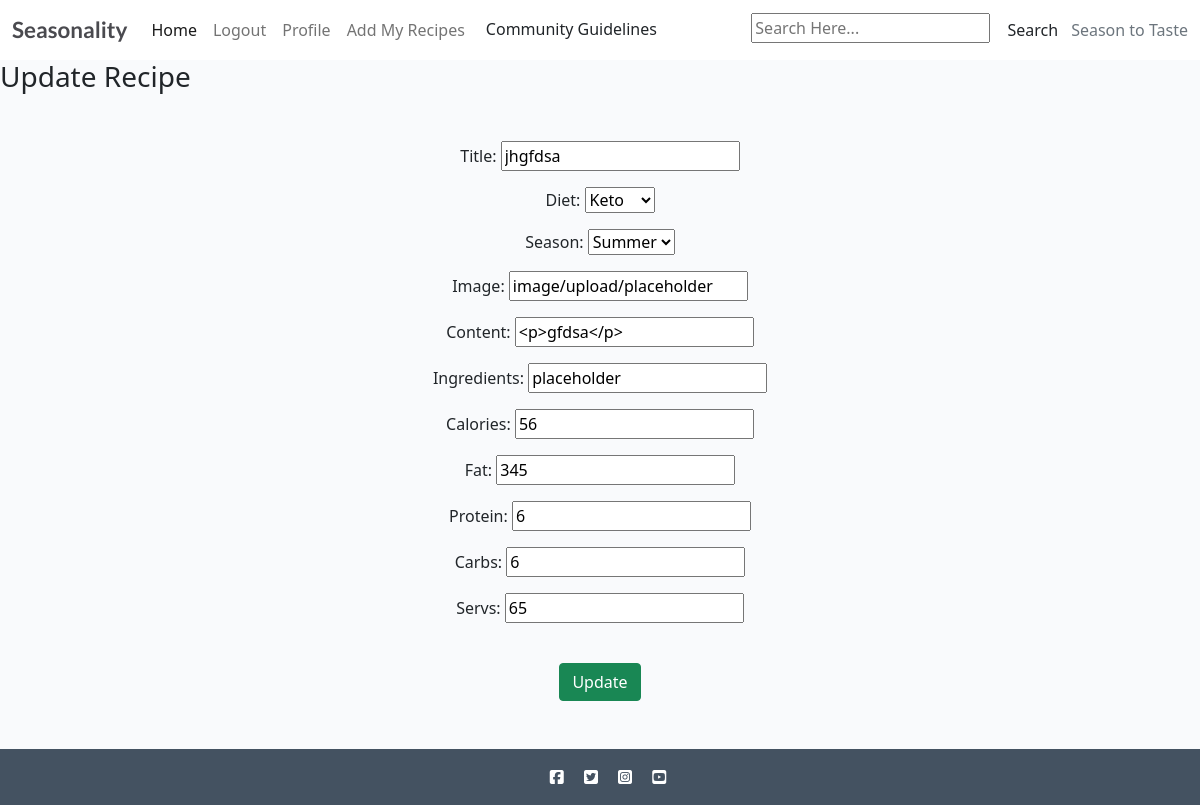
The app's page /recipebook/update_recipe/3/ (signed in), older data.
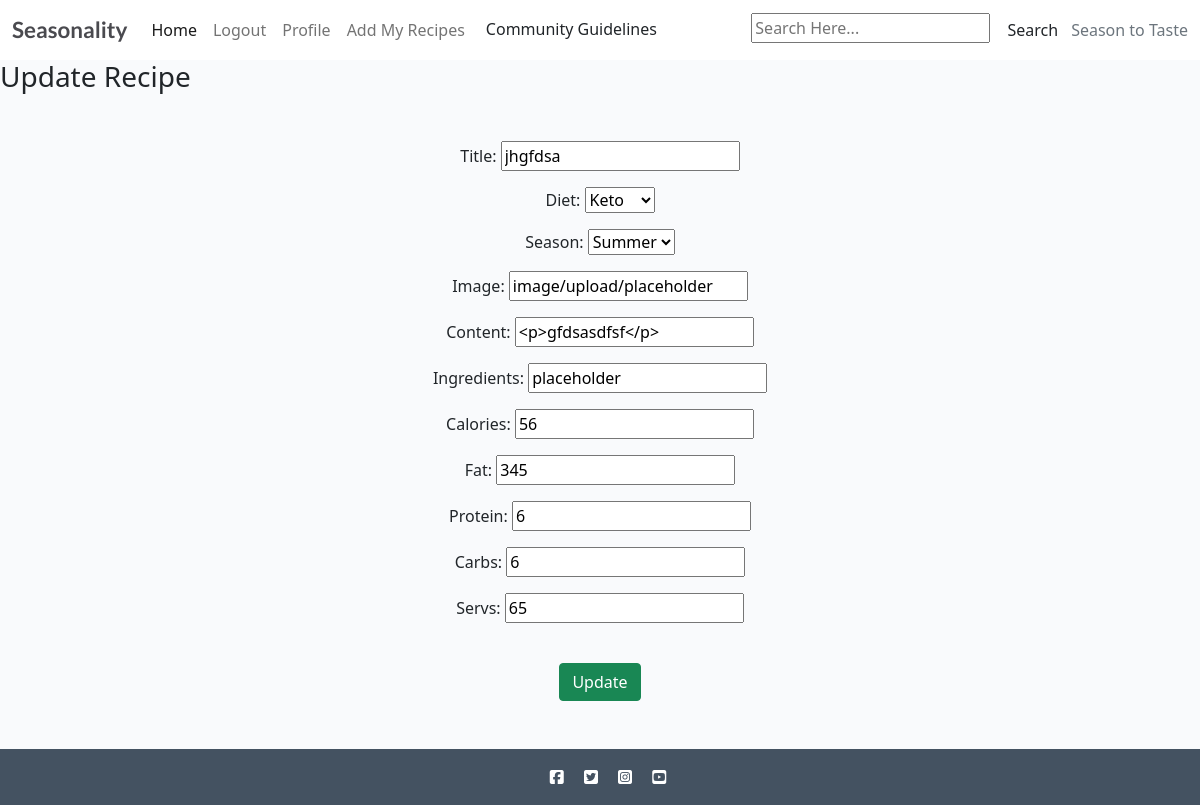
The same page, newer data.
### recipebook/models.py (models this page shows, shortened)
class Recipe(models.Model):
    class NewManager(models.Manager):
        def get_queryset(self):
            return super().get_queryset() .filter()
    title = models.CharField(max_length=200, unique=True)
    slug = models.SlugField(max_length=200, unique=True)
    author = models.ForeignKey(
        User, on_delete=models.CASCADE, related_name="recipes"
    )
    diet = models.ForeignKey(
        Diet, on_delete=models.CASCADE, default=True, null=False)
    season = models.ForeignKey(
        Season, on_delete=models.CASCADE, default=True, null=False)
    featured_image = CloudinaryField('image', default='placeholder')
    updated_on = models.DateTimeField(auto_now=True)
    content = models.TextField()
    created_on = models.DateTimeField(auto_now_add=True)
    status = models.IntegerField(choices=STATUS, default=0)
    ingredients = models.TextField(default='placeholder')
    calories = models.IntegerField(default=0)
    fat = models.IntegerField(default=0)
    protein = models.IntegerField(default=0)
    carbs = models.IntegerField(default=0)
    servs = models.IntegerField(default=0)
    favourites = models.ManyToManyField(
        User, related_name='favourite', default=None, blank=True)
    objects = models.Manager()
    newmanager = NewManager()
    class Meta:
        ordering = ["-created_on"]

### recipebook/views.py (the view)
# urls.py: path('recipebook/update_recipe/<recipe_id>/', views.update_recipe, name="update_recipe"),
@login_required
def update_recipe(request, recipe_id):  # Code inspired by Codemy.com
    recipe = Recipe.objects.get(pk=recipe_id)
    form = RecipeForm(request.POST or None, instance=recipe)
    if form.is_valid():
        form.save()
        return redirect('profile')
    return render(request, 'update_recipe.html', {
        'recipe': recipe, 'form': form})

### recipebook/forms.py
class RecipeForm(forms.ModelForm):
    class Meta:
        model = Recipe
        exclude = ('author', 'favourites',)
        fields = (
            'title',
            'slug',
            'author',
            'diet',
            'season',
            'featured_image',
            'status',
            'content',
            'ingredients',
            'calories',
            'fat',
            'protein',
            'carbs',
            'servs',
            'favourites',
        )
        widgets = {
            'content': SummernoteWidget(),
            'ingredients': SummernoteWidget(),
            'slug': forms.TextInput(attrs={'type': 'hidden'}),
            'status': forms.TextInput(attrs={'type': 'hidden'})
        }
        prepopulated_fields = {'slug': ('title',)}

### recipebook/models.py (called while the page is built)
    def __str__(self):
        return self.name

    def __str__(self):
        return self.name

### recipebook/templates/update_recipe.html (shortened to what this page needs)
{% extends "base/base.html" %}
{% block content %}
        <h3>Update Recipe</h3>
        <div class="text-center m-5">
            <form action="" method="POST">
                {{ form.as_p | safe }}
                <input type="submit" value="Update" class="btn btn-success mt-4">
            </form>
        </div>
{% endblock %}

Row changes from the older to the newer data that the page shows:
changed Recipe "jhgfdsa": content "<p>gfdsa</p>" → "<p>gfdsasdfsf</p>"
